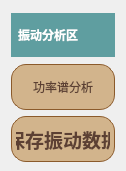
   <widget class="QWidget" name="layoutWidget">
    <property name="geometry">
     <rect>
      <x>12</x>
      <y>293</y>
      <width>126</width>
      <height>171</height>
     </rect>
    </property>
    <layout class="QVBoxLayout" name="verticalLayout_7">
     <item>
      <widget class="QLabel" name="label_9">
       <property name="minimumSize">
        <size>
         <width>88</width>
         <height>44</height>
        </size>
       </property>
       <property name="maximumSize">
        <size>
         <width>16777215</width>
         <height>40</height>
        </size>
       </property>
       <property name="styleSheet">
        <string notr="true">QLabel {

	color:white;	
    padding: 2px 4px;  
    background-color:#5F9EA0; 
    font: 14pt &quot;楷体&quot;;  /* 推荐使用无衬线字体更清晰  */
    min-width: 80px;
    min-height: 40px;
    font-weight: bold;
qproperty-alignment: 'AlignCenter'; 
}</string>
       </property>
       <property name="text">
        <string>振动分析区</string>
       </property>
      </widget>
     </item>
     <item>
      <widget class="QPushButton" name="pushButton_psd_analysis">
       <property name="minimumSize">
        <size>
         <width>90</width>
         <height>46</height>
        </size>
       </property>
       <property name="maximumSize">
        <size>
         <width>16777215</width>
         <height>40</height>
        </size>
       </property>
       <property name="styleSheet">
        <string notr="true">QPushButton {
    border: 1px solid #8B5A2B;  
    border-radius: 15px;
    padding: 2px 4px;
    background-color: #D2B48C;  /* 浅卡其色，柔和自然 */
    color: #5C4033;            /* 深棕文字，类似学术皮革色 */
    font: bold 14pt &quot;微软雅黑&quot;; /* 中文黑体更正式 */
    min-width: 80px;
    min-height: 40px;
}
QPushButton:hover {
    background-color: #A0522D;  /* 悬停转为红棕，温暖但不刺眼 */
    color: #FFFFFF;
}
QPushButton:pressed {
    background-color: #5C4033;  /* 深棕按压，模拟墨水质感 */
}</string>
       </property>
       <property name="text">
        <string>功率谱分析</string>
       </property>
      </widget>
     </item>
     <item>
      <widget class="QPushButton" name="pushButton_save_psd">
       <property name="minimumSize">
        <size>
         <width>90</width>
         <height>46</height>
        </size>
       </property>
       <property name="maximumSize">
        <size>
         <width>16777215</width>
         <height>40</height>
        </size>
       </property>
       <property name="font">
        <font>
         <family>微软雅黑</family>
         <pointsize>14</pointsize>
         <weight>75</weight>
         <italic>false</italic>
         <bold>true</bold>
        </font>
       </property>
       <property name="styleSheet">
        <string notr="true">QPushButton {
    border: 1px solid #8B5A2B;  
    border-radius: 15px;
    padding: 2px 4px;
    background-color: #D2B48C;  /* 浅卡其色，柔和自然 */
    color: #5C4033;            /* 深棕文字，类似学术皮革色 */
    font: bold 14pt &quot;微软雅黑&quot;; /* 中文黑体更正式 */
    min-width: 80px;
    min-height: 40px;
}
QPushButton:hover {
    background-color: #A0522D;  /* 悬停转为红棕，温暖但不刺眼 */
    color: #FFFFFF;
}
QPushButton:pressed {
    background-color: #5C4033;  /* 深棕按压，模拟墨水质感 */
}</string>
       </property>
       <property name="text">
        <string>保存振动数据</string>
       </property>
      </widget>
     </item>
    </layout>
   </widget>
